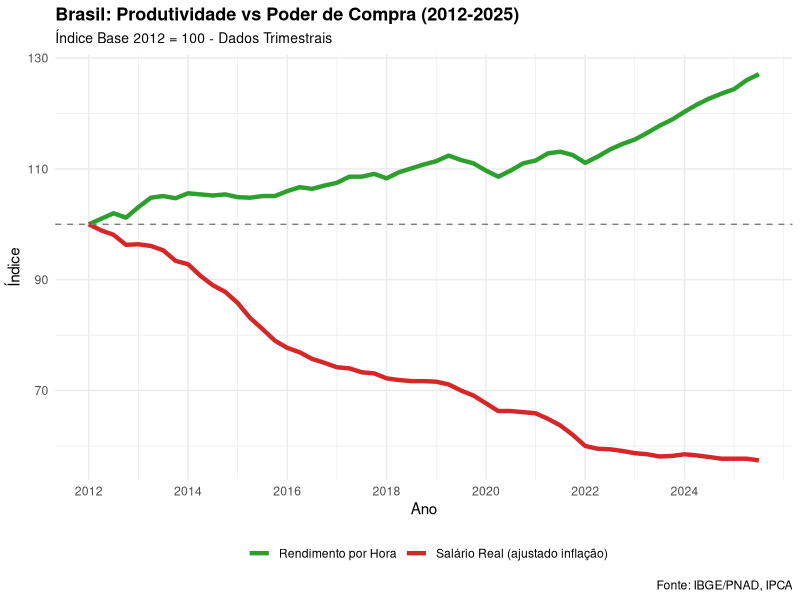
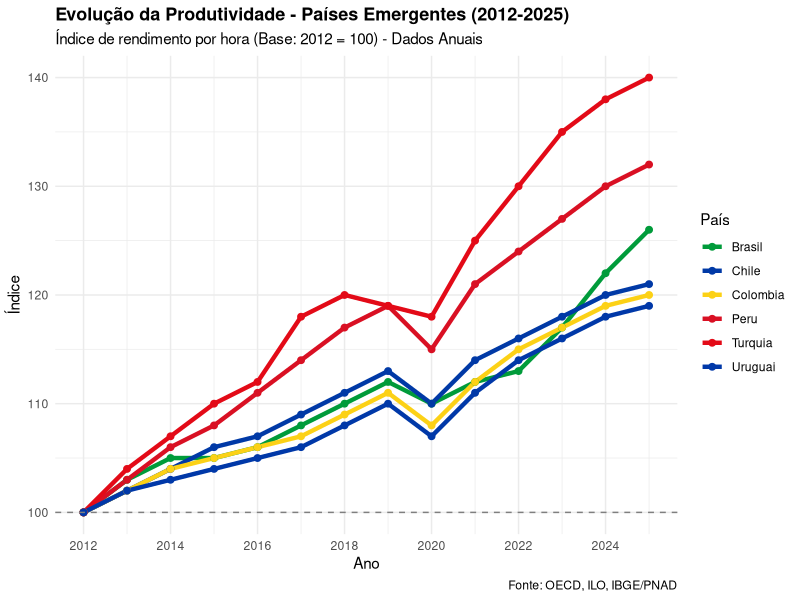
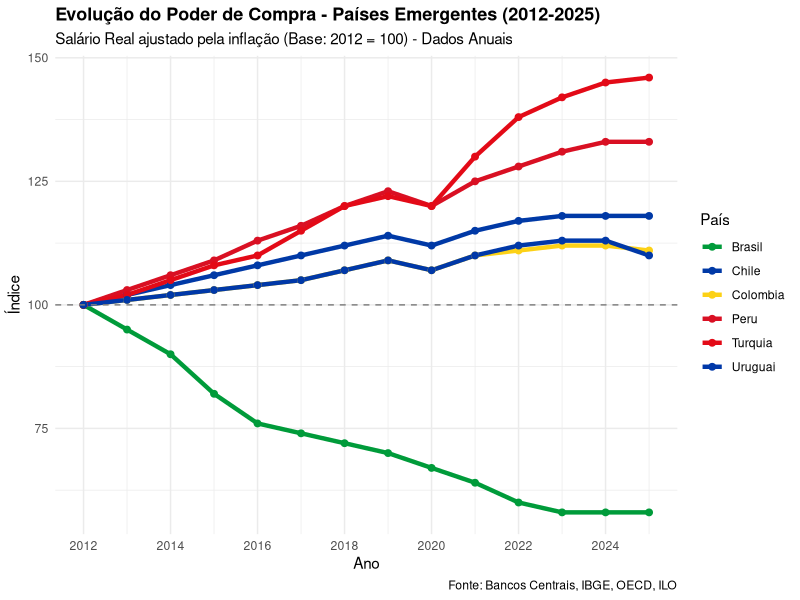
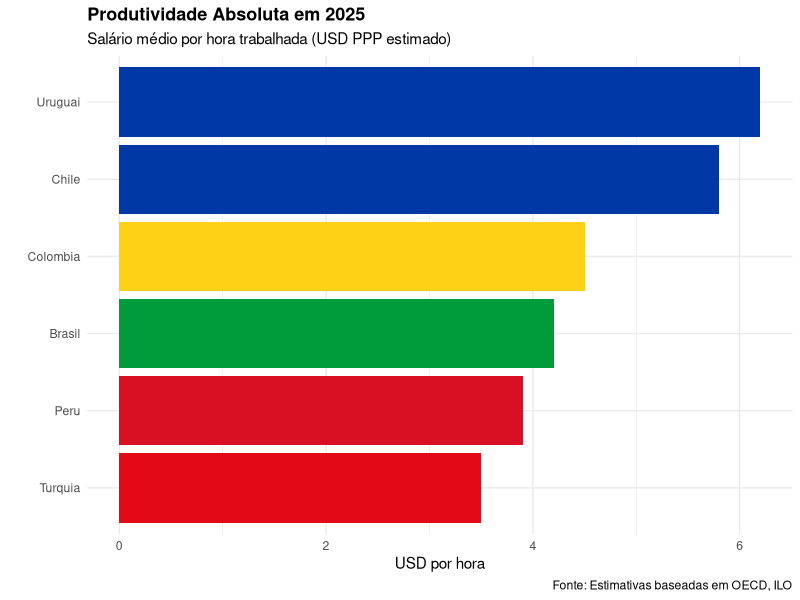

R code for these plots, in order:
# ==============================================================================
# SCRIPT: Visualizações Principais
# Autor: Vitor Ramos dos Santos
# Data: Fevereiro 2026
# ==============================================================================

library(ggplot2)
library(dplyr)
library(tidyr)

# CORES PADRÃO DOS PAÍSES ===================================================

cores_paises <- c(
  "Brasil" = "#009b3a", 
  "Chile" = "#0039a6",
  "Colombia" = "#fcd116",
  "Peru" = "#D91023",
  "Turquia" = "#E30A17",
  "Uruguai" = "#0038A8"
)

# GRÁFICO 1: BRASIL - SALÁRIO REAL VS RENDIMENTO/HORA ======================

dados_brasil <- read.csv("brasil_trimestral_corrigido.csv")

dados_brasil <- dados_brasil %>%
  mutate(trimestre_num = 1:n())

dados_long <- pivot_longer(dados_brasil,
                           cols = c(salario_real_indice, rendimento_hora_indice),
                           names_to = "metrica",
                           values_to = "indice")

dados_long <- dados_long %>%
  mutate(metrica = case_when(
    metrica == "salario_real_indice" ~ "Salário Real (ajustado inflação)",
    metrica == "rendimento_hora_indice" ~ "Rendimento por Hora"
  ))

g1 <- ggplot(dados_long, aes(x = trimestre_num, y = indice, color = metrica)) +
  geom_line(size = 1.5) +
  geom_hline(yintercept = 100, linetype = "dashed", color = "gray50") +
  scale_color_manual(values = c("Salário Real (ajustado inflação)" = "#d62728",
                                 "Rendimento por Hora" = "#2ca02c")) +
  scale_x_continuous(breaks = seq(1, 55, by = 8),
                     labels = c("2012", "2014", "2016", "2018", "2020", "2022", "2024")) +
  labs(title = "Brasil: Produtividade vs Poder de Compra (2012-2025)",
       subtitle = "Índice Base 2012 = 100 - Dados Trimestrais",
       x = "Ano",
       y = "Índice",
       color = "",
       caption = "Fonte: IBGE/PNAD, IPCA") +
  theme_minimal() +
  theme(legend.position = "bottom",
        plot.title = element_text(size = 13, face = "bold"),
        plot.subtitle = element_text(size = 10))

ggsave("grafico_brasil_trimestral.png", g1, width = 10, height = 6, dpi = 300)

# GRÁFICO 2: COMPARAÇÃO INTERNACIONAL - PRODUTIVIDADE ======================

dados_prod <- read.csv("produtividade_anual_paises.csv")

dados_long_prod <- pivot_longer(dados_prod,
                                cols = c(Brasil, Chile, Colombia, Peru, Turquia, Uruguai),
                                names_to = "pais",
                                values_to = "indice")

g2 <- ggplot(dados_long_prod, aes(x = ano, y = indice, color = pais)) +
  geom_line(size = 1.5) +
  geom_point(size = 2) +
  geom_hline(yintercept = 100, linetype = "dashed", color = "gray50") +
  scale_color_manual(values = cores_paises) +
  scale_x_continuous(breaks = seq(2012, 2025, by = 2)) +
  labs(title = "Evolução da Produtividade - Países Emergentes (2012-2025)",
       subtitle = "Índice de rendimento por hora (Base: 2012 = 100) - Dados Anuais",
       x = "Ano",
       y = "Índice",
       color = "País",
       caption = "Fonte: OECD, ILO, IBGE/PNAD") +
  theme_minimal() +
  theme(legend.position = "right",
        plot.title = element_text(size = 13, face = "bold"))

ggsave("grafico_produtividade_internacional.png", g2, width = 10, height = 6, dpi = 300)

# GRÁFICO 3: COMPARAÇÃO INTERNACIONAL - SALÁRIO REAL =======================

dados_salario <- read.csv("salario_real_anual_paises.csv")

dados_long_sal <- pivot_longer(dados_salario,
                               cols = c(Brasil, Chile, Colombia, Peru, Turquia, Uruguai),
                               names_to = "pais",
                               values_to = "indice")

g3 <- ggplot(dados_long_sal, aes(x = ano, y = indice, color = pais)) +
  geom_line(size = 1.5) +
  geom_point(size = 2) +
  geom_hline(yintercept = 100, linetype = "dashed", color = "gray50") +
  scale_color_manual(values = cores_paises) +
  scale_x_continuous(breaks = seq(2012, 2025, by = 2)) +
  labs(title = "Evolução do Poder de Compra - Países Emergentes (2012-2025)",
       subtitle = "Salário Real ajustado pela inflação (Base: 2012 = 100) - Dados Anuais",
       x = "Ano",
       y = "Índice",
       color = "País",
       caption = "Fonte: Bancos Centrais, IBGE, OECD, ILO") +
  theme_minimal() +
  theme(legend.position = "right",
        plot.title = element_text(size = 13, face = "bold"))

ggsave("grafico_salario_real_internacional.png", g3, width = 10, height = 6, dpi = 300)

# GRÁFICO 4: BARRAS - NÍVEIS ABSOLUTOS 2025 ================================

nivel_2025 <- data.frame(
  pais = c("Brasil", "Chile", "Colombia", "Peru", "Turquia", "Uruguai"),
  salario_hora_usd = c(4.2, 5.8, 4.5, 3.9, 3.5, 6.2)
)

g4 <- ggplot(nivel_2025, aes(x = reorder(pais, salario_hora_usd), 
                              y = salario_hora_usd, 
                              fill = pais)) +
  geom_col(width = 0.9) +
  scale_fill_manual(values = cores_paises) +
  coord_flip() +
  labs(title = "Produtividade Absoluta em 2025",
       subtitle = "Salário médio por hora trabalhada (USD PPP estimado)",
       x = "",
       y = "USD por hora",
       caption = "Fonte: Estimativas baseadas em OECD, ILO") +
  theme_minimal() +
  theme(legend.position = "none",
        plot.title = element_text(size = 13, face = "bold"))

ggsave("grafico_barras_2025.png", g4, width = 8, height = 6, dpi = 300)

print("Todos os gráficos salvos com sucesso!")
